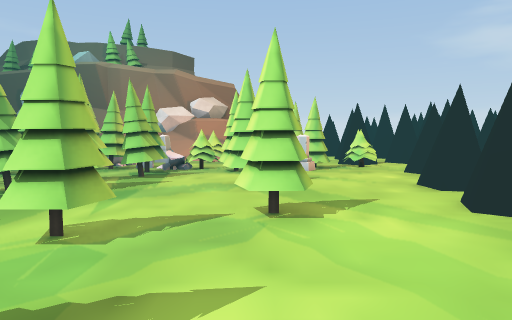
view 1 (above)

24 first-person views from a walk through a scene from a Unity 3-D project. The camera is 1.4 m above the floor, tilts 4° down and sees 70° across. The floor is counted in squares, 1 m on a side. Each view is taken from the middle of a square. On the plan, view 1 faces up. The plan holds only what a view shows up to about 16 squares ahead; the rest is blank. The place goes on beyond the plan. The player character is not drawn. Some animated figures are not drawn.

view 2
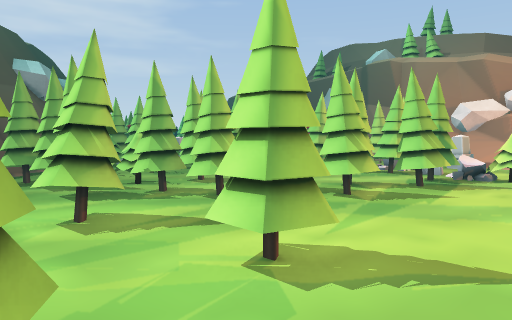

view 3
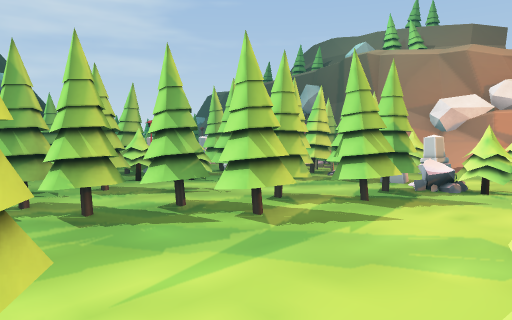

view 4
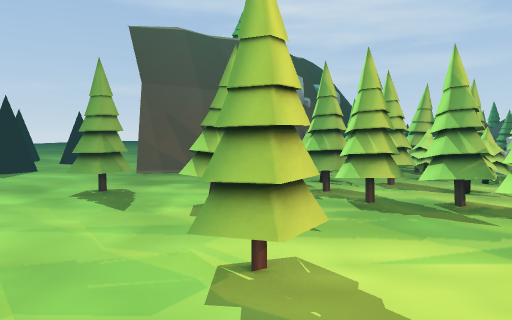

view 5
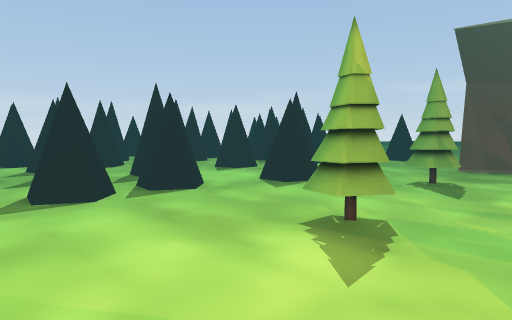

view 6
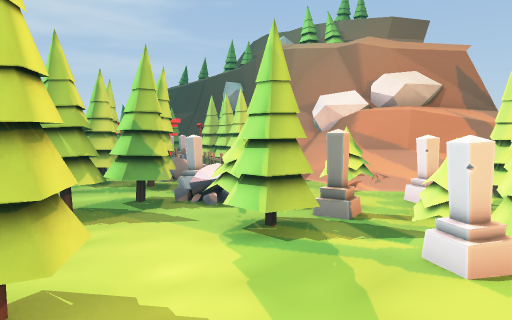

view 7
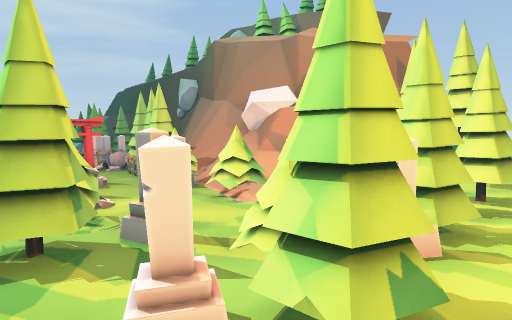

view 8
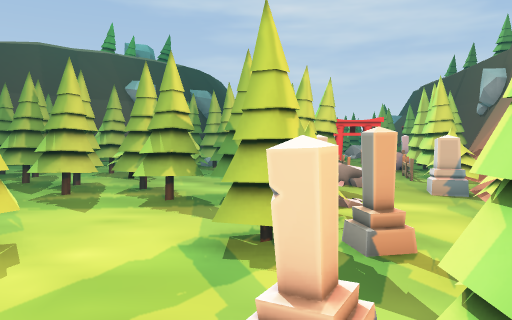

view 9
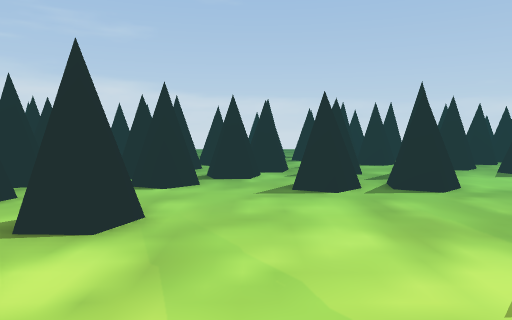

view 10
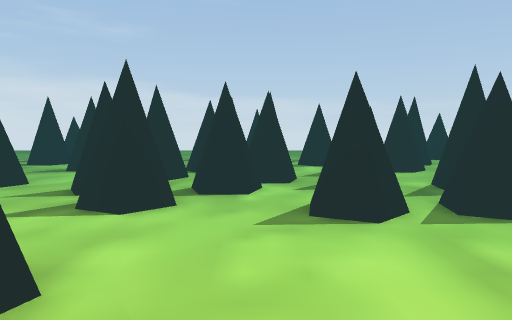

view 11
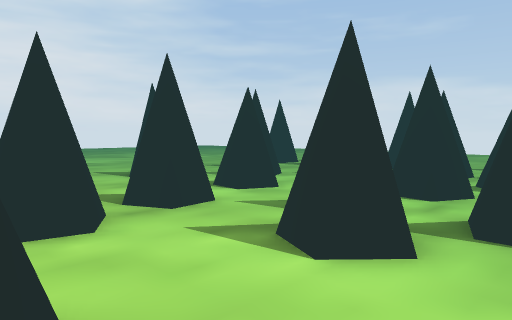

view 12
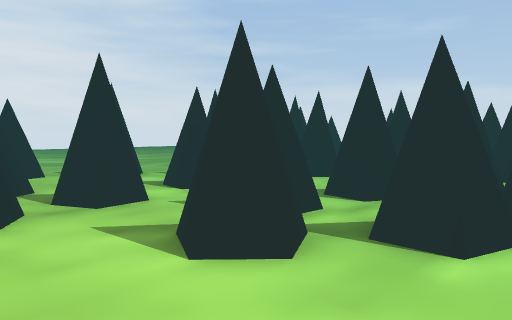

view 13
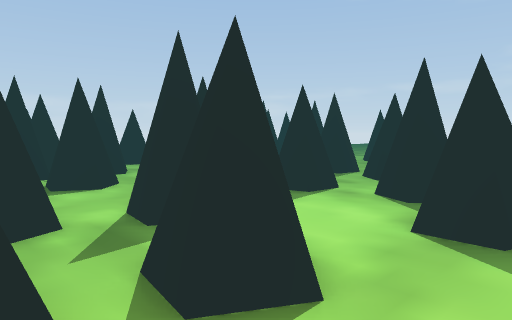

view 14
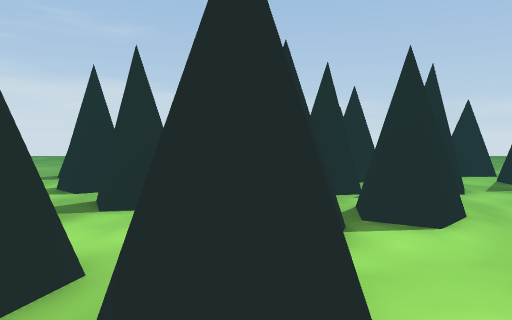

view 15
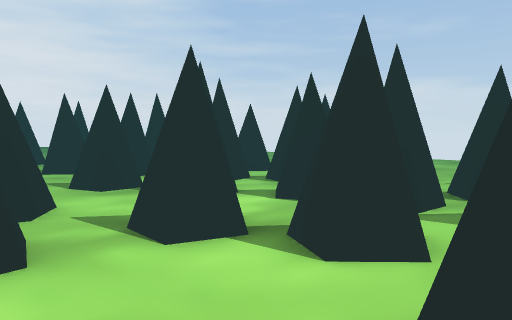

view 16
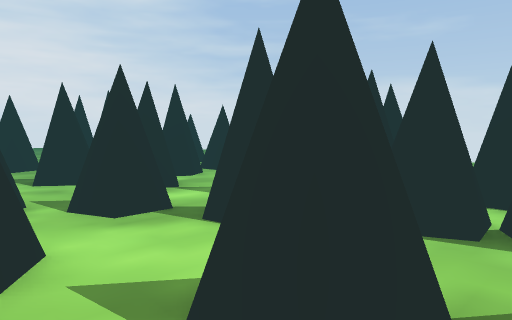

view 17
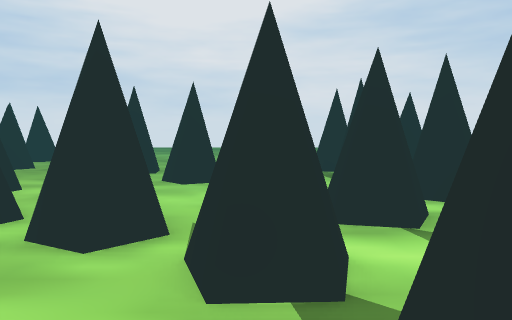

view 18
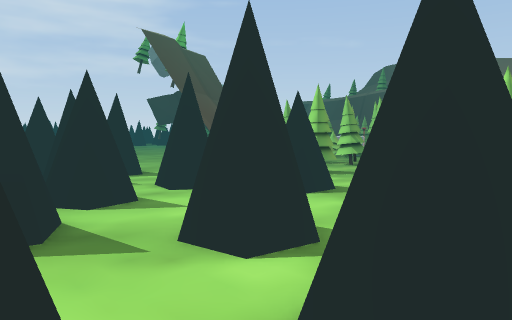

view 19
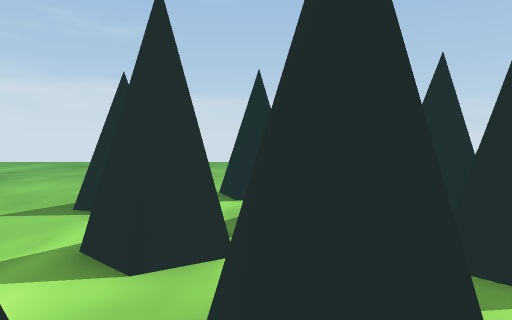

view 20
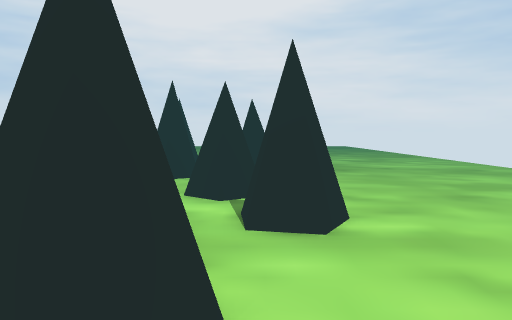

view 21
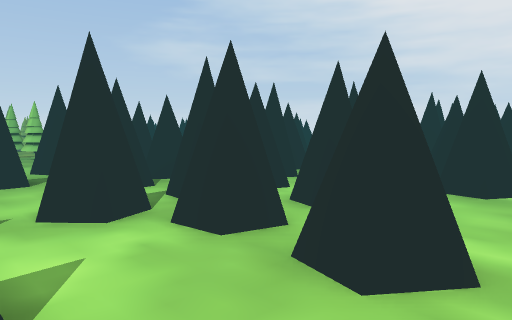

view 22
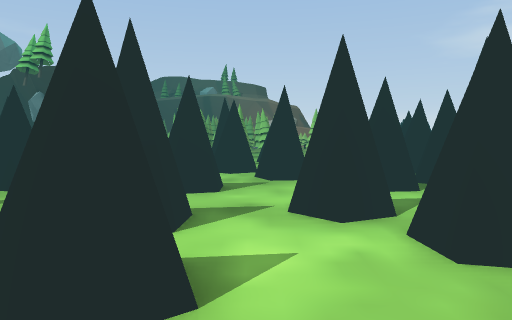

view 23
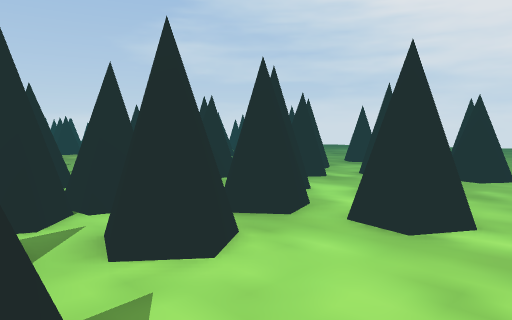

view 24
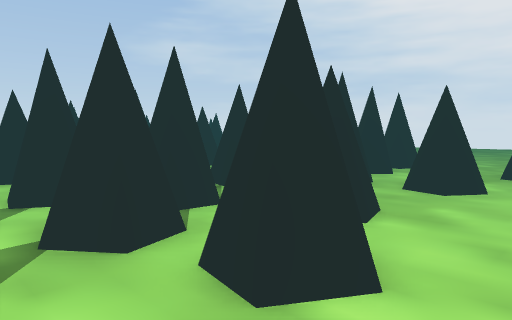

### Floor plan
Key: @ floor where view 1 was taken; # wall or solid block; x gap in a wall; . main floor; : floor 0.25 m higher than the main floor; + floor 0.5 m higher than the main floor; * floor 0.75 m higher than the main floor; / step, stairs or slope; = window, fence, low wall or low ledge; T pine tree; M tombstone; R rock; H thing the floor can be seen under or through; O other object.
Columns run from 10 left of view 1 to 17 right of it. Each row starts with its distance up from view 1.
 25          ....
 24         .. TT
 23 #...RR ... ..
 22 ##  RR...##TTT
 21 TT+** ####  T.
 20 TTTT.+***+ TT.
 19 O.OTTMM:*: TT.
 18  ....MM.T.MTT.
 17   T........TM.
 16  TTTTM...MMOTTTT.
 15  TTTTMOTTTM.TT...
 14  TTTTTT..TT.M...#
 13 TTT..TT.........##
 12 TT..TTTT........
 11 TTT.TT...TT.....
 10 T.TTTTT..TT....#
  9 TT.TTTT........##
  8 TT.TT...........
  7 TTTTT.....TT...#
  6 TTT....T..TT...#
  5 TTT.T..TT......
  4 ...TT.........
  3 ........T......
  2 ..T....TT.......
  1 .TTT....T........
  0 ..........@...O#.
 -1 ...............=..##     #
 -2 ..  #=............##   ..=
 -3 ..= #=.##.##.......=.# ..#
 -4 .##....##=##..##../#.....#
 -5 .##...........##..//........
 -6 ..=...##.....#.##.....  #...
 -7 .=##..##.#...#..O..##..##...
 -8   #==....#.##...... #=...
 -9   .##=.....##.=#....=# ..
-10   ......##....==......  .
-11   #...####...HH...##...##
-12  ##...##...HHHH..=##...#
-13  ..........HH...##.....
-14   ..#H.#####=##......##.##
-15  #..#H.##=##=##...##.##.##
-16  #...HH###=##.....##...##
-17  ##..HH.##.x..##../x   # ..
-18  ##......=.##.##../# ......
-19   =...#....##......=.. #
-20     ................
-21   ..  . ............

Where each view was taken, in squares from view 1:
view 1: 0 up, 0 right, facing up
view 2: 2 up, 0 right, facing up-left
view 3: 5 up, 0 right, facing up-left
view 4: 5 up, 1 right, facing left
view 5: 5 up, 3 right, facing down-left
view 6: 10 up, 3 right, facing up-left
view 7: 13 up, 4 right, facing up-left
view 8: 14 up, 4 right, facing left
view 9: 6 up, 2 right, facing down
view 10: 3 up, 2 right, facing down
view 11: 0 up, 2 right, facing down-right
view 12: 1 down, 1 right, facing down-right
view 13: 1 down, 0 right, facing down-left
view 14: 5 down, 1 left, facing down
view 15: 7 down, 6 left, facing down-right
view 16: 8 down, 3 left, facing down-right
view 17: 11 down, 0 right, facing right
view 18: 10 down, 0 right, facing up-left
view 19: 10 down, 2 right, facing down
view 20: 18 down, 4 left, facing right
view 21: 21 down, 8 left, facing up-right
view 22: 21 down, 7 left, facing up
view 23: 21 down, 4 left, facing up-right
view 24: 21 down, 1 left, facing up-right
